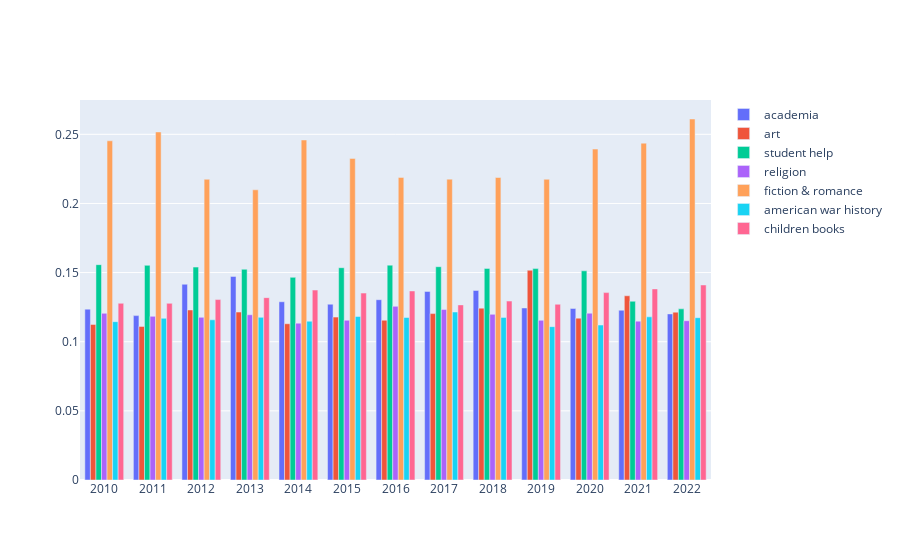

The notebook cell this image was saved under:
### Code cell
df_years = df_years.groupby(df_years.publishedDate).mean()

fig = go.Figure(data=[
    go.Bar(name="academia", x=df_years.index, y=df_years["topic1"]),
    go.Bar(name="art", x=df_years.index, y=df_years["topic2"]),
    go.Bar(name="student help", x=df_years.index, y=df_years["topic3"]),
    go.Bar(name="religion", x=df_years.index, y=df_years["topic4"]),
    go.Bar(name="fiction & romance", x=df_years.index, y=df_years["topic5"]),
    go.Bar(name="american war history", x=df_years.index, y=df_years["topic6"]),
    go.Bar(name="children books", x=df_years.index, y=df_years["topic7"]),

])
# Change the bar mode
fig.update_layout(barmode='group')
fig.show()

### Figure 1 — Plotly figure (JSON) as saved in the notebook; plotly's stock layout.template omitted (floating-point values rounded to 4 significant figures)
{"data": [{"name": "academia", "type": "bar", "x": ["2010", "2011", "2012", "2013", "2014", "2015", "2016", "2017", "2018", "2019", "2020", "2021", "2022"], "y": [0.1236, 0.1189, 0.1416, 0.1472, 0.1289, 0.1271, 0.1304, 0.1364, 0.1371, 0.1244, 0.1241, 0.1228, 0.1201]}, {"name": "art", "type": "bar", "x": ["2010", "2011", "2012", "2013", "2014", "2015", "2016", "2017", "2018", "2019", "2020", "2021", "2022"], "y": [0.1125, 0.1111, 0.123, 0.1214, 0.113, 0.1178, 0.1155, 0.1204, 0.1243, 0.1517, 0.1171, 0.1332, 0.1214]}, {"name": "student help", "type": "bar", "x": ["2010", "2011", "2012", "2013", "2014", "2015", "2016", "2017", "2018", "2019", "2020", "2021", "2022"], "y": [0.1557, 0.1553, 0.154, 0.1524, 0.1466, 0.1535, 0.1554, 0.1543, 0.153, 0.1529, 0.1513, 0.1293, 0.1238]}, {"name": "religion", "type": "bar", "x": ["2010", "2011", "2012", "2013", "2014", "2015", "2016", "2017", "2018", "2019", "2020", "2021", "2022"], "y": [0.1205, 0.1183, 0.1176, 0.1195, 0.1134, 0.1155, 0.1256, 0.1233, 0.1198, 0.1155, 0.1206, 0.1149, 0.1152]}, {"name": "fiction & romance", "type": "bar", "x": ["2010", "2011", "2012", "2013", "2014", "2015", "2016", "2017", "2018", "2019", "2020", "2021", "2022"], "y": [0.2453, 0.2517, 0.2175, 0.2099, 0.2459, 0.2326, 0.2188, 0.2176, 0.2188, 0.2175, 0.2393, 0.2436, 0.2611]}, {"name": "american war history", "type": "bar", "x": ["2010", "2011", "2012", "2013", "2014", "2015", "2016", "2017", "2018", "2019", "2020", "2021", "2022"], "y": [0.1145, 0.1169, 0.1159, 0.1176, 0.1148, 0.1182, 0.1175, 0.1215, 0.1176, 0.1109, 0.1121, 0.118, 0.1174]}, {"name": "children books", "type": "bar", "x": ["2010", "2011", "2012", "2013", "2014", "2015", "2016", "2017", "2018", "2019", "2020", "2021", "2022"], "y": [0.1278, 0.1278, 0.1305, 0.1319, 0.1374, 0.1352, 0.1367, 0.1266, 0.1294, 0.1271, 0.1355, 0.1382, 0.141]}], "layout": {"barmode": "group"}}
